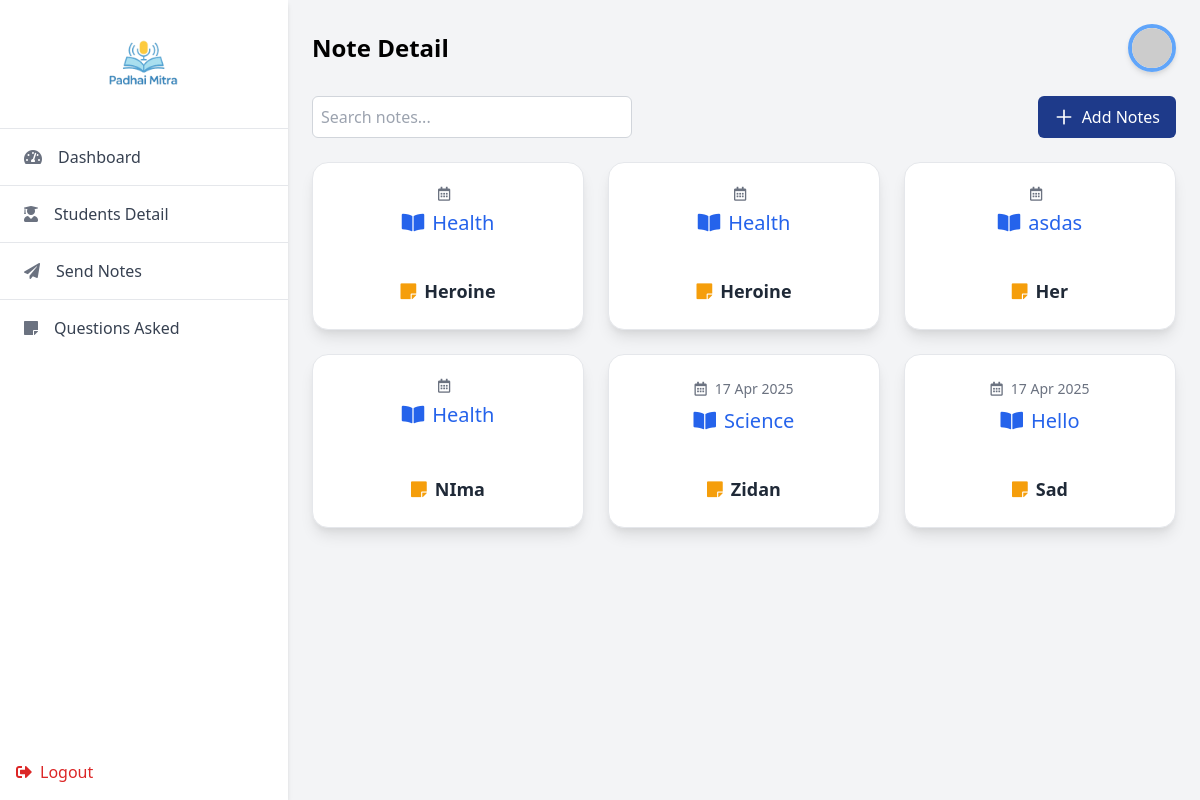
/teacher_notes/ (signed in), run on the app's committed database.
### sathi/models.py (models this page shows, shortened)
class Note(models.Model):
    user = models.ForeignKey(User, on_delete=models.CASCADE)
    subject = models.CharField(max_length=100)
    title = models.CharField(max_length=200)
    file = models.FileField(upload_to='notes/')
    date = models.DateTimeField(null= True, blank= True)  # Automatically sets the date when the note is created

### sathi/views.py (the view)
# urls.py: path('teacher_notes/', note_list, name='teacher_notes'),
@login_required
def note_list(request):
    notes = Note.objects.filter(user=request.user)
    return render(request, 'teacher_notes.html', {'notes': notes})

### sathi/templates/teacher_notes.html (shortened to what this page needs)
{% load static %}
<!DOCTYPE html>
<html lang="en">
  <head>
    <link
      href="https://cdn.jsdelivr.net/npm/tailwindcss@2.2.19/dist/tailwind.min.css"
      rel="stylesheet"
    />
    <link
      rel="stylesheet"
      href="https://cdnjs.cloudflare.com/ajax/libs/font-awesome/5.15.4/css/all.min.css"
    />
    <link rel="stylesheet" href="{% static 'css/style.css' %}" />
  </head>
  <body class="bg-gray-100">
    <div class="flex h-screen">
      <aside class="w-72 bg-white shadow-md flex flex-col justify-between">
        <div>
          <div class="p-4 text-center border-b">
            <img
              src="{% static 'images/logo.png' %}"
              alt="Logo"
              class="w-24 mx-auto"
            />
          </div>
          <nav class="divide-y divide-gray-200">
            <a
              href="{% url 'dashboard' %}"
              class="flex items-center px-6 py-4 hover:bg-gray-100 group"
            >
              <i
                class="fas fa-tachometer-alt text-gray-500 group-hover:text-blue-700"
              ></i>
              <span class="ml-4 text-gray-700 group-hover:text-blue-700"
                >Dashboard</span
              >
            </a>
            <a
              href="{% url 'teacher_student' %}"
              class="flex items-center px-6 py-4 hover:bg-gray-100 group"
            >
              <i
                class="fas fa-user-graduate text-gray-500 group-hover:text-blue-700"
              ></i>
              <span class="ml-4 text-gray-700 group-hover:text-blue-700"
                >Students Detail</span
              >
            </a>
            <a
              href="{% url 'teacher_notes' %}"
              class="flex items-center px-6 py-4 hover:bg-gray-100 group"
            >
              <i
                class="fas fa-paper-plane text-gray-500 group-hover:text-blue-700"
              ></i>
              <span class="ml-4 text-gray-700 group-hover:text-blue-700"
                >Send Notes</span
              >
            </a>
            <a
              href="{% url 'teacher_questions' %}"
              class="flex items-center px-6 py-4 hover:bg-gray-100 group"
            >
              <i
                class="fas fa-sticky-note text-gray-500 group-hover:text-blue-700"
              ></i>
              <span class="ml-4 text-gray-700 group-hover:text-blue-700"
                >Questions Asked</span
              >
            </a>
          </nav>
        </div>
        <div class="p-4">
          <a
            href="{% url 'logout' %}"
            class="flex items-center text-red-600 hover:text-red-800"
          >
            <i class="fas fa-sign-out-alt"></i>
            <span class="ml-2">Logout</span>
          </a>
        </div>
      </aside>
      <div class="flex-1 p-6 overflow-y-auto">
        <div class="flex justify-between items-center mb-6">
          <h2 class="text-2xl font-bold">Note Detail</h2>
          <div class="flex items-center gap-4">
            <div
              class="w-12 h-12 rounded-full overflow-hidden border-4 border-blue-400 shadow-md"
            >
              <img
                src="https://via.placeholder.com/150"
                alt="Profile"
                class="w-full h-full object-cover"
              />
            </div>
          </div>
        </div>
        <div class="flex justify-between mb-6">
          <input
            id="searchInput"
            type="text"
            placeholder="Search notes..."
            class="w-full md:w-80 p-2 border border-gray-300 rounded-md focus:outline-none focus:ring-2 focus:ring-blue-500"
          />
          <button
            onclick="openModal()"
            class="bg-blue-900 text-white px-4 py-2 rounded-md flex items-center"
          >
            <svg
              xmlns="http://www.w3.org/2000/svg"
              class="h-5 w-5 mr-2"
              fill="none"
              viewBox="0 0 24 24"
              stroke="currentColor"
            >
              <path
                stroke-linecap="round"
                stroke-linejoin="round"
                stroke-width="2"
                d="M12 4v16m8-8H4"
              />
            </svg>
            Add Notes
          </button>
        </div>
        <div class="grid grid-cols-1 md:grid-cols-2 lg:grid-cols-3 gap-6 mb-6">
          {% for note in notes %}
          <div
            class="note-item bg-white p-6 rounded-2xl shadow-lg border border-gray-200 hover:shadow-xl transition duration-300"
          >
            <div class="flex flex-col h-full justify-between">
              <div class="mb-4 text-center space-y-2">
                <div
                  class="flex items-center justify-center text-gray-500 text-sm"
                >
                  <i class="far fa-calendar-alt mr-2"></i>
                  <span>{{ note.date|date:"d M Y" }}</span>
                </div>
                <div
                  class="flex items-center justify-center text-blue-600 text-xl font-medium"
                >
                  <i class="fas fa-book-open mr-2"></i>
                  <span>{{ note.subject }}</span>
                </div>
              </div>
              <div class="text-center mt-6">
                <h3
                  class="note-title text-lg font-semibold text-gray-800 flex items-center justify-center gap-2"
                >
                  <i class="fas fa-sticky-note text-yellow-500"></i>
                  {{ note.title }}
                </h3>
              </div>
            </div>
          </div>
          {% empty %}
          <p class="col-span-3 text-center text-gray-500">
            No notes available.
          </p>
          {% endfor %}
        </div>
      </div>
    </div>
  </body>
</html>

### sathi/static/css/style.css (style rules this page uses)
:root { --primary-font-size: 42px; }

### data on the page
Note: subject "Health", title "Heroine"
Note: subject "Health", title "Heroine"
Note: subject "asdas", title "Her"
Note: subject "Health", title "NIma"
Note: date "17 Apr 2025", subject "Science", title "Zidan"
Note: date "17 Apr 2025", subject "Hello", title "Sad"
